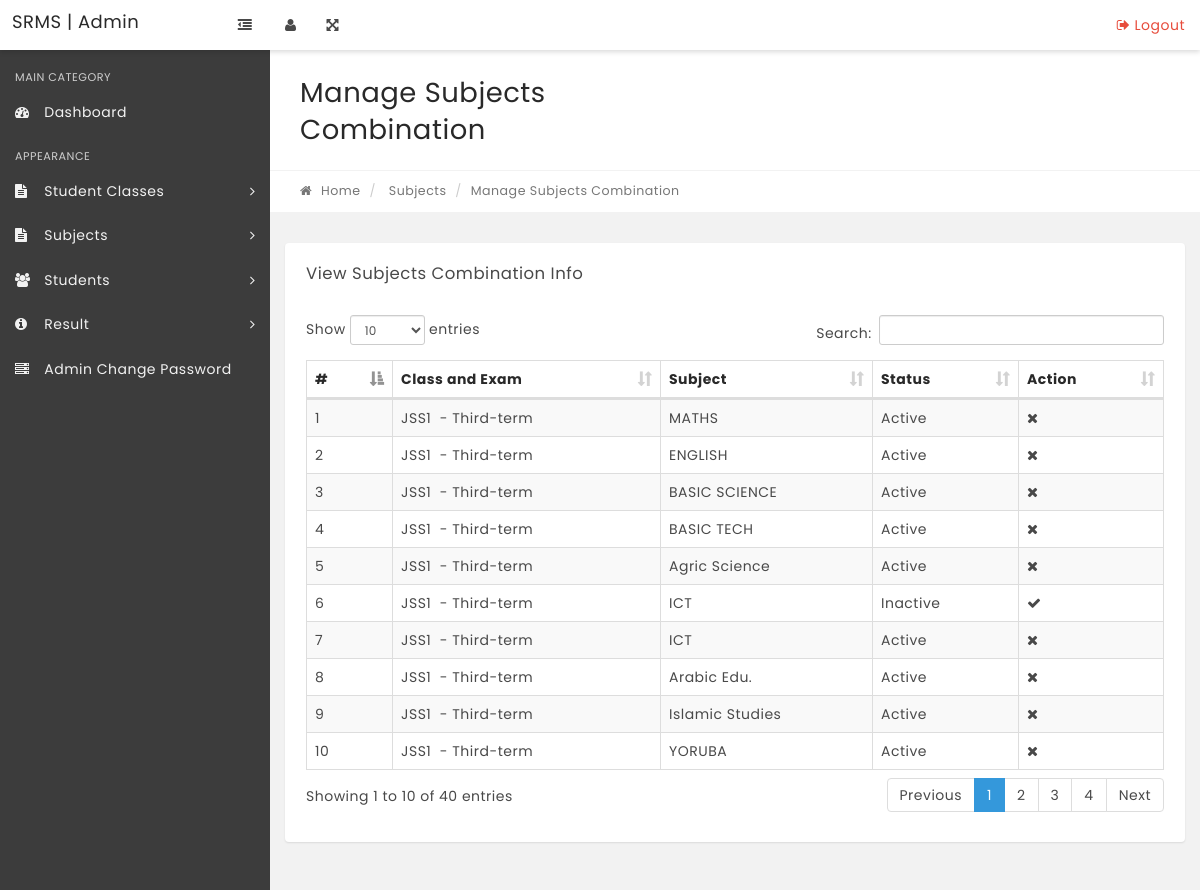
/manage-subjectcombination.php, run on the app's committed database.
### tables this page shows
CREATE TABLE IF NOT EXISTS `tblsubjectcombination` (
  `id` int(11) NOT NULL AUTO_INCREMENT,
  `ClassId` int(11) NOT NULL,
  `SubjectId` int(11) NOT NULL,
  `status` int(1) DEFAULT NULL,
  `CreationDate` timestamp NOT NULL DEFAULT CURRENT_TIMESTAMP,
  `Updationdate` timestamp NOT NULL DEFAULT CURRENT_TIMESTAMP,
  PRIMARY KEY (`id`)
);

CREATE TABLE IF NOT EXISTS `tblclasses` (
  `id` int(11) NOT NULL AUTO_INCREMENT,
  `ClassName` varchar(80) DEFAULT NULL,
  `Exam` varchar(20) NOT NULL,
  `Session` varchar(7) NOT NULL,
  `CreationDate` timestamp NOT NULL DEFAULT CURRENT_TIMESTAMP,
  `UpdationDate` timestamp NOT NULL DEFAULT '0000-00-00 00:00:00' ON UPDATE CURRENT_TIMESTAMP,
  PRIMARY KEY (`id`)
);

CREATE TABLE IF NOT EXISTS `tblsubjects` (
  `id` int(11) NOT NULL AUTO_INCREMENT,
  `SubjectName` varchar(100) NOT NULL,
  `SubjectTeacher` varchar(100) NOT NULL,
  `Creationdate` timestamp NOT NULL DEFAULT CURRENT_TIMESTAMP,
  `UpdationDate` timestamp NOT NULL DEFAULT '0000-00-00 00:00:00' ON UPDATE CURRENT_TIMESTAMP,
  PRIMARY KEY (`id`)
);

### manage-subjectcombination.php (the view, shortened to what this page needs)
<?php
include('includes/config.php');
if(strlen($_SESSION['alogin'])=="")
    {
    header("Location: index.php");
    }
    else{
?>
<!DOCTYPE html>
<html lang="en">
    <head>
        <link rel="stylesheet" href="css/bootstrap.min.css" media="screen" >
        <link rel="stylesheet" href="css/font-awesome.min.css" media="screen" >
        <link rel="stylesheet" href="css/animate-css/animate.min.css" media="screen" >
        <link rel="stylesheet" href="css/lobipanel/lobipanel.min.css" media="screen" >
        <link rel="stylesheet" href="css/prism/prism.css" media="screen" >
        <link rel="stylesheet" type="text/css" href="js/DataTables/datatables.min.css"/>
        <link rel="stylesheet" href="css/main.css" media="screen" >
    </head>
    <body class="top-navbar-fixed">
        <div class="main-wrapper">
   <?php include('includes/topbar.php');?>
            <div class="content-wrapper">
                <div class="content-container">
<?php include('includes/leftbar.php');?>
                    <div class="main-page">
                        <div class="container-fluid">
                            <div class="row page-title-div">
                                <div class="col-md-6">
                                    <h2 class="title">Manage Subjects Combination</h2>
                                </div>
                            </div>
                            <div class="row breadcrumb-div">
                                <div class="col-md-6">
                                    <ul class="breadcrumb">
            							<li><a href="dashboard.php"><i class="fa fa-home"></i> Home</a></li>
                                        <li> Subjects</li>
            							<li class="active">Manage Subjects Combination</li>
            						</ul>
                                </div>
                            </div>
                        </div>
                        <section class="section">
                            <div class="container-fluid">
                                <div class="row">
                                    <div class="col-md-12">
                                        <div class="panel">
                                            <div class="panel-heading">
                                                <div class="panel-title">
                                                    <h5>View Subjects Combination Info</h5>
                                                </div>
                                            </div>
                                            <div class="panel-body p-20">
                                                <table id="example" class="display table table-striped table-bordered" cellspacing="0" width="100%">
                                                    <thead>
                                                        <tr>
                                                            <th>#</th>
                                                            <th>Class and Exam</th>
                                                            <th>Subject </th>
                                                            <th>Status</th>
                                                            <th>Action</th>
                                                        </tr>
                                                    </thead>
                                                    <tbody>
<?php $sql = "SELECT tblclasses.ClassName,tblclasses.Exam,tblsubjects.SubjectName,tblsubjectcombination.id as scid,tblsubjectcombination.status from tblsubjectcombination join tblclasses on tblclasses.id=tblsubjectcombination.ClassId  join tblsubjects on tblsubjects.id=tblsubjectcombination.SubjectId";
$query = $dbh->prepare($sql);
$query->execute();
$results=$query->fetchAll(PDO::FETCH_OBJ);
$cnt=1;
if($query->rowCount() > 0)
{
foreach($results as $result)
{   ?>
<tr>
 <td><?php echo htmlentities($cnt);?></td>
                                                            <td><?php echo htmlentities($result->ClassName);?> &nbsp;- <?php echo htmlentities($result->Exam);?></td>
                                                            <td><?php echo htmlentities($result->SubjectName);?></td>
                                                             <td><?php $stts=$result->status;
if($stts=='0')
{
	echo htmlentities('Inactive');
}
else
{
	echo htmlentities('Active');
}
                                                             ?></td>
<td>
<?php if($stts=='0')
{ ?>
<a href="manage-subjectcombination.php?acid=<?php echo htmlentities($result->scid);?>" onclick="confirm('do you really want to ativate this subject');"><i class="fa fa-check" title="Acticvate Record"></i> </a><?php } else {?>
<a href="manage-subjectcombination.php?did=<?php echo htmlentities($result->scid);?>" onclick="confirm('do you really want to deativate this subject');"><i class="fa fa-times" title="Deactivate Record"></i> </a>
<?php }?>
</td>
</tr>
<?php $cnt=$cnt+1;}} ?>
                                                    </tbody>
                                                </table>
                                            </div>
                                        </div>
                                    </div>
                                                </div>
                                            </div>
                                        </div>
                                    </div>
                                </div>
                            </div>
    </body>
</html>
<?php } ?>

### data on the page
tblsubjectcombination: ClassId.ClassName "JSS1", ClassId.Exam "Third-term", SubjectId.SubjectName "MATHS"
tblsubjectcombination: ClassId.ClassName "JSS1", ClassId.Exam "Third-term", SubjectId.SubjectName "ENGLISH"
tblsubjectcombination: ClassId.ClassName "JSS1", ClassId.Exam "Third-term", SubjectId.SubjectName "BASIC SCIENCE"
tblsubjectcombination: ClassId.ClassName "JSS1", ClassId.Exam "Third-term", SubjectId.SubjectName "BASIC TECH"
tblsubjectcombination: ClassId.ClassName "JSS1", ClassId.Exam "Third-term", SubjectId.SubjectName "Agric Science"
tblsubjectcombination: ClassId.ClassName "JSS1", ClassId.Exam "Third-term", SubjectId.SubjectName "ICT"
tblsubjectcombination: ClassId.ClassName "JSS1", ClassId.Exam "Third-term", SubjectId.SubjectName "ICT"
tblsubjectcombination: ClassId.ClassName "JSS1", ClassId.Exam "Third-term", SubjectId.SubjectName "Arabic Edu."
tblsubjectcombination: ClassId.ClassName "JSS1", ClassId.Exam "Third-term", SubjectId.SubjectName "Islamic Studies"
tblsubjectcombination: ClassId.ClassName "JSS1", ClassId.Exam "Third-term", SubjectId.SubjectName "YORUBA"
